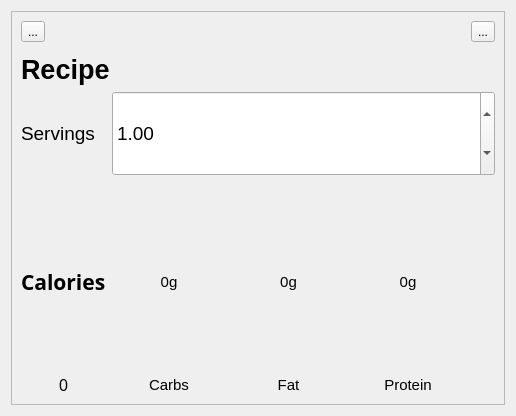
<?xml version="1.0" encoding="UTF-8"?>
<ui version="4.0">
 <class>RecipeAdd</class>
 <widget class="QDialog" name="RecipeAdd">
  <property name="geometry">
   <rect>
    <x>0</x>
    <y>0</y>
    <width>516</width>
    <height>416</height>
   </rect>
  </property>
  <property name="font">
   <font>
    <pointsize>9</pointsize>
   </font>
  </property>
  <property name="windowTitle">
   <string>Edit Recipe</string>
  </property>
  <layout class="QGridLayout" name="gridLayout">
   <item row="0" column="0" rowspan="2">
    <widget class="QScrollArea" name="scrollArea">
     <property name="horizontalScrollBarPolicy">
      <enum>Qt::ScrollBarPolicy::ScrollBarAsNeeded</enum>
     </property>
     <property name="widgetResizable">
      <bool>true</bool>
     </property>
     <widget class="QWidget" name="scrollAreaWidgetContents">
      <property name="geometry">
       <rect>
        <x>0</x>
        <y>0</y>
        <width>496</width>
        <height>396</height>
       </rect>
      </property>
      <layout class="QGridLayout" name="gridLayout_2">
       <item row="5" column="0" rowspan="2" colspan="5">
        <widget class="Line" name="line_3">
         <property name="orientation">
          <enum>Qt::Orientation::Vertical</enum>
         </property>
        </widget>
       </item>
       <item row="4" column="0" colspan="5">
        <widget class="Line" name="line_2">
         <property name="orientation">
          <enum>Qt::Orientation::Vertical</enum>
         </property>
        </widget>
       </item>
       <item row="9" column="2">
        <widget class="QLabel" name="label_7">
         <property name="sizePolicy">
          <sizepolicy hsizetype="Preferred" vsizetype="Fixed">
           <horstretch>0</horstretch>
           <verstretch>1</verstretch>
          </sizepolicy>
         </property>
         <property name="font">
          <font>
           <pointsize>11</pointsize>
          </font>
         </property>
         <property name="text">
          <string>Fat</string>
         </property>
         <property name="alignment">
          <set>Qt::AlignmentFlag::AlignHCenter|Qt::AlignmentFlag::AlignTop</set>
         </property>
        </widget>
       </item>
       <item row="3" column="0">
        <widget class="QLabel" name="label_2">
         <property name="sizePolicy">
          <sizepolicy hsizetype="Preferred" vsizetype="Preferred">
           <horstretch>0</horstretch>
           <verstretch>3</verstretch>
          </sizepolicy>
         </property>
         <property name="font">
          <font>
           <pointsize>14</pointsize>
          </font>
         </property>
         <property name="text">
          <string>Servings</string>
         </property>
        </widget>
       </item>
       <item row="7" column="3" rowspan="2">
        <widget class="QLabel" name="protein">
         <property name="sizePolicy">
          <sizepolicy hsizetype="Preferred" vsizetype="Fixed">
           <horstretch>0</horstretch>
           <verstretch>1</verstretch>
          </sizepolicy>
         </property>
         <property name="font">
          <font>
           <pointsize>11</pointsize>
          </font>
         </property>
         <property name="text">
          <string>0g</string>
         </property>
         <property name="alignment">
          <set>Qt::AlignmentFlag::AlignBottom|Qt::AlignmentFlag::AlignHCenter</set>
         </property>
        </widget>
       </item>
       <item row="3" column="1" colspan="4">
        <widget class="QDoubleSpinBox" name="servings">
         <property name="sizePolicy">
          <sizepolicy hsizetype="Minimum" vsizetype="Preferred">
           <horstretch>1</horstretch>
           <verstretch>0</verstretch>
          </sizepolicy>
         </property>
         <property name="font">
          <font>
           <pointsize>14</pointsize>
          </font>
         </property>
         <property name="maximum">
          <double>99999.000000000000000</double>
         </property>
         <property name="value">
          <double>1.000000000000000</double>
         </property>
        </widget>
       </item>
       <item row="9" column="3">
        <widget class="QLabel" name="label_8">
         <property name="sizePolicy">
          <sizepolicy hsizetype="Preferred" vsizetype="Fixed">
           <horstretch>0</horstretch>
           <verstretch>1</verstretch>
          </sizepolicy>
         </property>
         <property name="font">
          <font>
           <pointsize>11</pointsize>
          </font>
         </property>
         <property name="text">
          <string>Protein</string>
         </property>
         <property name="alignment">
          <set>Qt::AlignmentFlag::AlignHCenter|Qt::AlignmentFlag::AlignTop</set>
         </property>
        </widget>
       </item>
       <item row="7" column="1" rowspan="2">
        <widget class="QLabel" name="carbs">
         <property name="sizePolicy">
          <sizepolicy hsizetype="Preferred" vsizetype="Fixed">
           <horstretch>0</horstretch>
           <verstretch>1</verstretch>
          </sizepolicy>
         </property>
         <property name="font">
          <font>
           <pointsize>11</pointsize>
          </font>
         </property>
         <property name="text">
          <string>0g</string>
         </property>
         <property name="alignment">
          <set>Qt::AlignmentFlag::AlignBottom|Qt::AlignmentFlag::AlignHCenter</set>
         </property>
        </widget>
       </item>
       <item row="7" column="0" rowspan="2">
        <widget class="QLabel" name="label_4">
         <property name="sizePolicy">
          <sizepolicy hsizetype="Preferred" vsizetype="Fixed">
           <horstretch>0</horstretch>
           <verstretch>3</verstretch>
          </sizepolicy>
         </property>
         <property name="font">
          <font>
           <family>Noto Sans</family>
           <pointsize>16</pointsize>
           <bold>true</bold>
          </font>
         </property>
         <property name="text">
          <string>Calories</string>
         </property>
         <property name="alignment">
          <set>Qt::AlignmentFlag::AlignBottom|Qt::AlignmentFlag::AlignLeading|Qt::AlignmentFlag::AlignLeft</set>
         </property>
        </widget>
       </item>
       <item row="1" column="0" colspan="5">
        <widget class="Line" name="line">
         <property name="orientation">
          <enum>Qt::Orientation::Vertical</enum>
         </property>
        </widget>
       </item>
       <item row="7" column="2" rowspan="2">
        <widget class="QLabel" name="fat">
         <property name="sizePolicy">
          <sizepolicy hsizetype="Preferred" vsizetype="Fixed">
           <horstretch>0</horstretch>
           <verstretch>1</verstretch>
          </sizepolicy>
         </property>
         <property name="font">
          <font>
           <pointsize>11</pointsize>
          </font>
         </property>
         <property name="text">
          <string>0g</string>
         </property>
         <property name="alignment">
          <set>Qt::AlignmentFlag::AlignBottom|Qt::AlignmentFlag::AlignHCenter</set>
         </property>
        </widget>
       </item>
       <item row="9" column="0">
        <widget class="QLabel" name="calories">
         <property name="sizePolicy">
          <sizepolicy hsizetype="Preferred" vsizetype="Preferred">
           <horstretch>0</horstretch>
           <verstretch>3</verstretch>
          </sizepolicy>
         </property>
         <property name="font">
          <font>
           <pointsize>12</pointsize>
          </font>
         </property>
         <property name="text">
          <string>0</string>
         </property>
         <property name="alignment">
          <set>Qt::AlignmentFlag::AlignHCenter|Qt::AlignmentFlag::AlignTop</set>
         </property>
        </widget>
       </item>
       <item row="0" column="4">
        <widget class="QToolButton" name="accept">
         <property name="text">
          <string>...</string>
         </property>
         <property name="icon">
          <iconset resource="../../icons.qrc">
           <normaloff>:/icons/forward</normaloff>:/icons/forward</iconset>
         </property>
         <property name="iconSize">
          <size>
           <width>32</width>
           <height>32</height>
          </size>
         </property>
        </widget>
       </item>
       <item row="9" column="1">
        <widget class="QLabel" name="label_6">
         <property name="sizePolicy">
          <sizepolicy hsizetype="Preferred" vsizetype="Fixed">
           <horstretch>0</horstretch>
           <verstretch>1</verstretch>
          </sizepolicy>
         </property>
         <property name="font">
          <font>
           <pointsize>11</pointsize>
          </font>
         </property>
         <property name="text">
          <string>Carbs</string>
         </property>
         <property name="alignment">
          <set>Qt::AlignmentFlag::AlignHCenter|Qt::AlignmentFlag::AlignTop</set>
         </property>
        </widget>
       </item>
       <item row="2" column="0" colspan="5">
        <widget class="QLabel" name="name">
         <property name="font">
          <font>
           <pointsize>20</pointsize>
           <bold>true</bold>
          </font>
         </property>
         <property name="text">
          <string>Recipe</string>
         </property>
         <property name="wordWrap">
          <bool>true</bool>
         </property>
        </widget>
       </item>
       <item row="0" column="0">
        <widget class="QToolButton" name="reject">
         <property name="text">
          <string>...</string>
         </property>
         <property name="icon">
          <iconset resource="../../icons.qrc">
           <normaloff>:/icons/back</normaloff>:/icons/back</iconset>
         </property>
         <property name="iconSize">
          <size>
           <width>32</width>
           <height>32</height>
          </size>
         </property>
        </widget>
       </item>
      </layout>
     </widget>
    </widget>
   </item>
  </layout>
 </widget>
 <resources>
  <include location="../../icons.qrc"/>
 </resources>
 <connections>
  <connection>
   <sender>accept</sender>
   <signal>clicked()</signal>
   <receiver>RecipeAdd</receiver>
   <slot>sendRecipe()</slot>
   <hints>
    <hint type="sourcelabel">
     <x>352</x>
     <y>30</y>
    </hint>
    <hint type="destinationlabel">
     <x>191</x>
     <y>235</y>
    </hint>
   </hints>
  </connection>
  <connection>
   <sender>reject</sender>
   <signal>clicked()</signal>
   <receiver>RecipeAdd</receiver>
   <slot>reject()</slot>
   <hints>
    <hint type="sourcelabel">
     <x>30</x>
     <y>30</y>
    </hint>
    <hint type="destinationlabel">
     <x>191</x>
     <y>235</y>
    </hint>
   </hints>
  </connection>
  <connection>
   <sender>servings</sender>
   <signal>valueChanged(double)</signal>
   <receiver>RecipeAdd</receiver>
   <slot>calcMacros(double)</slot>
   <hints>
    <hint type="sourcelabel">
     <x>303</x>
     <y>152</y>
    </hint>
    <hint type="destinationlabel">
     <x>257</x>
     <y>207</y>
    </hint>
   </hints>
  </connection>
 </connections>
 <slots>
  <slot>sendRecipe()</slot>
  <slot>addItem()</slot>
  <slot>calcMacros(double)</slot>
 </slots>
</ui>
